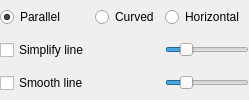
                           <widget class="QWidget" name="pageLine">
                            <layout class="QGridLayout" name="gridLayout_14">
                             <property name="margin">
                              <number>0</number>
                             </property>
                             <item row="0" column="0">
                              <widget class="QRadioButton" name="radLineParallel">
                               <property name="sizePolicy">
                                <sizepolicy hsizetype="Maximum" vsizetype="Fixed">
                                 <horstretch>0</horstretch>
                                 <verstretch>0</verstretch>
                                </sizepolicy>
                               </property>
                               <property name="text">
                                <string>Parallel</string>
                               </property>
                               <property name="checked">
                                <bool>true</bool>
                               </property>
                              </widget>
                             </item>
                             <item row="0" column="2">
                              <widget class="QRadioButton" name="radLineHorizontal">
                               <property name="text">
                                <string>Horizontal</string>
                               </property>
                              </widget>
                             </item>
                             <item row="2" column="2">
                              <widget class="QSlider" name="mLineSmoothSlider">
                               <property name="maximum">
                                <number>50</number>
                               </property>
                               <property name="value">
                                <number>10</number>
                               </property>
                               <property name="orientation">
                                <enum>Qt::Horizontal</enum>
                               </property>
                               <property name="tickPosition">
                                <enum>QSlider::NoTicks</enum>
                               </property>
                              </widget>
                             </item>
                             <item row="2" column="0">
                              <widget class="QCheckBox" name="mLineSmoothCheckBox">
                               <property name="text">
                                <string>Smooth line</string>
                               </property>
                              </widget>
                             </item>
                             <item row="0" column="1">
                              <widget class="QRadioButton" name="radLineCurved">
                               <property name="sizePolicy">
                                <sizepolicy hsizetype="Maximum" vsizetype="Fixed">
                                 <horstretch>0</horstretch>
                                 <verstretch>0</verstretch>
                                </sizepolicy>
                               </property>
                               <property name="text">
                                <string>Curved</string>
                               </property>
                              </widget>
                             </item>
                             <item row="1" column="0">
                              <widget class="QCheckBox" name="mLineSimplifyCheckBox">
                               <property name="text">
                                <string>Simplify line</string>
                               </property>
                              </widget>
                             </item>
                             <item row="1" column="2">
                              <widget class="QSlider" name="mLineSimplifySlider">
                               <property name="maximum">
                                <number>100</number>
                               </property>
                               <property name="value">
                                <number>20</number>
                               </property>
                               <property name="orientation">
                                <enum>Qt::Horizontal</enum>
                               </property>
                              </widget>
                             </item>
                            </layout>
                           </widget>
